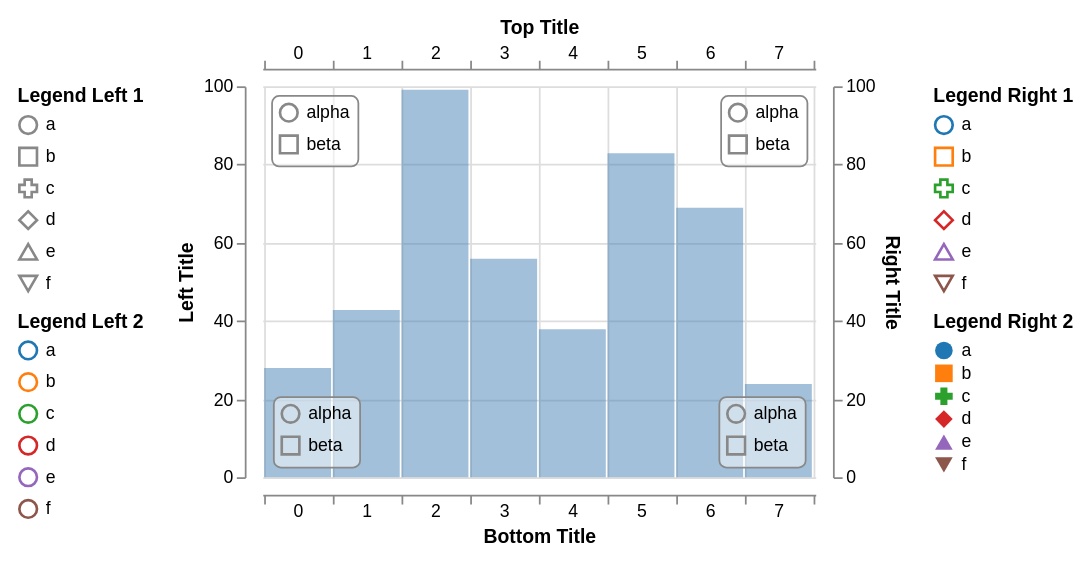

Describe this chart as a Vega-Lite specification.
### Vega specification from a JSON file in a GitHub repository (floating-point values rounded to 4 significant figures)
{"$schema": "https://vega.github.io/schema/vega/v3.0.json", "width": 600, "height": 300, "padding": 10, "autosize": "fit", "config": {"axisBand": {"bandPosition": 1, "labelPadding": -1, "tickExtra": true}}, "signals": [{"name": "active", "value": null, "on": [{"events": {"marktype": "rect", "type": "mouseover"}, "update": "datum"}, {"events": {"marktype": "rect", "type": "mouseout"}, "update": "null"}]}], "data": [{"name": "values", "values": [{"x": 0, "y": 28}, {"x": 1, "y": 43}, {"x": 2, "y": 99}, {"x": 3, "y": 56}, {"x": 4, "y": 38}, {"x": 5, "y": 83}, {"x": 6, "y": 69}, {"x": 7, "y": 24}]}], "scales": [{"name": "xscale", "type": "band", "range": [0, {"signal": "width"}], "round": true, "domain": {"data": "values", "field": "x"}}, {"name": "yscale", "type": "linear", "range": [{"signal": "height"}, 0], "round": true, "domain": {"data": "values", "field": "y"}, "zero": true, "nice": true}, {"name": "shapeScale", "type": "ordinal", "domain": ["a", "b", "c", "d", "e", "f"], "range": ["circle", "square", "cross", "diamond", "triangle-up", "triangle-down"]}, {"name": "colorScale", "type": "ordinal", "domain": ["a", "b", "c", "d", "e", "f"], "scheme": "category10"}, {"name": "innerScale", "type": "ordinal", "domain": ["alpha", "beta"], "range": ["circle", "square"]}], "axes": [{"scale": "yscale", "orient": "left", "tickCount": 5, "grid": false, "domain": true, "title": "Left Title", "offset": 10}, {"scale": "yscale", "orient": "right", "tickCount": 5, "grid": true, "domain": true, "title": "Right Title", "offset": 10}, {"scale": "xscale", "orient": "top", "grid": false, "domain": true, "title": "Top Title", "offset": 10}, {"scale": "xscale", "orient": "bottom", "grid": true, "domain": true, "title": "Bottom Title", "offset": 10}], "legends": [{"shape": "shapeScale", "stroke": "colorScale", "title": "Legend Right 1"}, {"shape": "shapeScale", "fill": "colorScale", "orient": "right", "title": "Legend Right 2"}, {"shape": "shapeScale", "orient": "left", "title": "Legend Left 1"}, {"stroke": "colorScale", "orient": "left", "title": "Legend Left 2"}, {"shape": "innerScale", "orient": "top-left", "offset": 5, "padding": 4, "encode": {"legend": {"enter": {"fill": {"value": "#fff"}, "fillOpacity": {"value": 0.5}, "stroke": {"value": "#888"}, "cornerRadius": {"value": 4}}}}}, {"shape": "innerScale", "orient": "top-right", "offset": 5, "padding": 4, "encode": {"legend": {"enter": {"fill": {"value": "#fff"}, "fillOpacity": {"value": 0.5}, "stroke": {"value": "#888"}, "cornerRadius": {"value": 4}}}}}, {"shape": "innerScale", "orient": "bottom-left", "offset": 6, "padding": 4, "encode": {"legend": {"enter": {"fill": {"value": "#fff"}, "fillOpacity": {"value": 0.5}, "stroke": {"value": "#888"}, "cornerRadius": {"value": 4}}}}}, {"shape": "innerScale", "orient": "bottom-right", "interactive": true, "offset": 6, "padding": 4, "encode": {"legend": {"enter": {"fill": {"value": "#fff"}, "fillOpacity": {"value": 0.5}, "stroke": {"value": "#888"}, "cornerRadius": {"value": 4}}, "update": {"stroke": {"value": "#888"}}, "hover": {"stroke": {"value": "#f8f"}}}}}], "marks": [{"type": "rect", "from": {"data": "values"}, "encode": {"update": {"x": {"scale": "xscale", "field": "x"}, "width": {"scale": "xscale", "band": 1, "offset": -1}, "y": {"scale": "yscale", "field": "y"}, "y2": {"scale": "yscale", "value": 0}, "fill": {"value": "steelblue"}, "fillOpacity": {"value": 0.5}, "stroke": {"color": {"l": {"value": 50}, "a": {"value": 100}, "b": {"value": -20}}}, "strokeWidth": [{"test": "datum===active", "value": 5}, {"value": 0}]}}}]}
